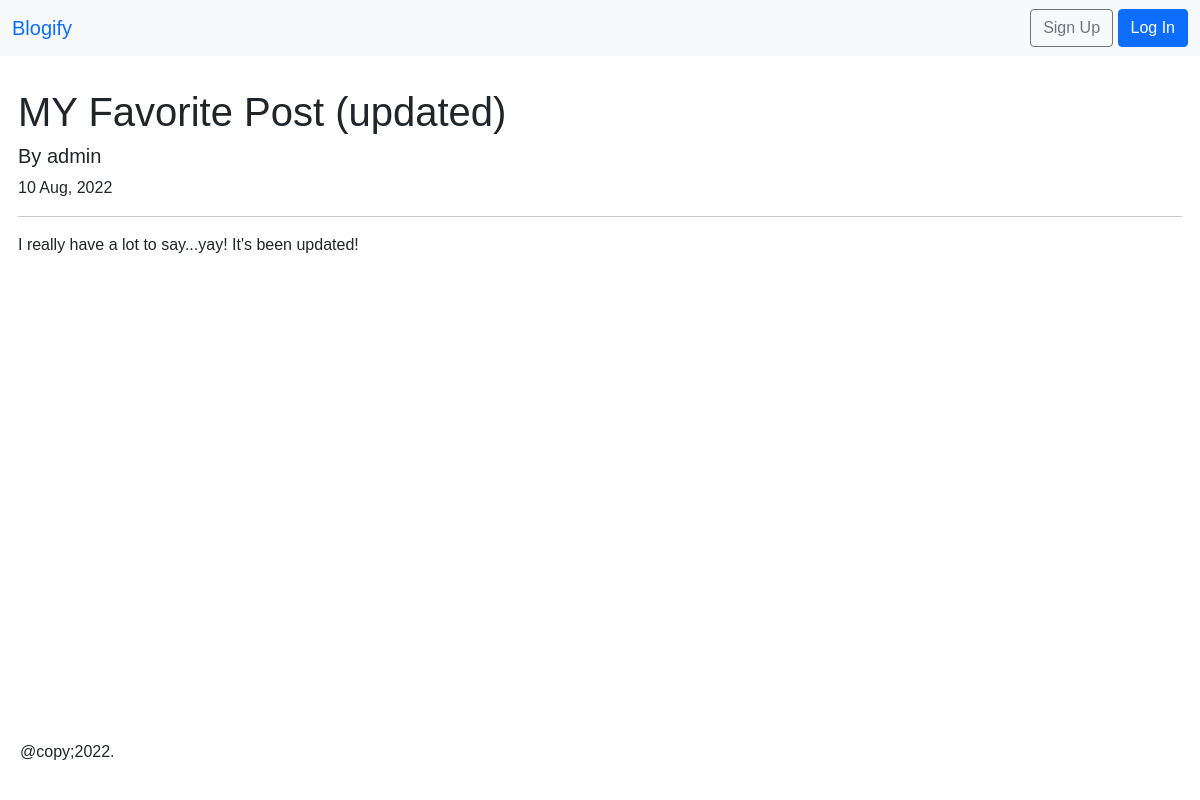
Screenshot of /posts/6/ with the database file from the repository.
### posts/models.py (models this page shows, shortened)
class Post(models.Model):
    STATUS_CHOICES = (
        ('draft', 'Draft'),
        ('published', 'Published'),
    )
    title = models.CharField(max_length=255)
    author = models.ForeignKey(
        get_user_model(),
        on_delete = models.CASCADE,
        related_name = 'posts'
    )
    body = models.TextField()
    publish = models.DateTimeField(default=timezone.now)
    created = models.DateTimeField(auto_now_add=True)
    updated = models.DateTimeField(auto_now=True)
    status = models.CharField(
        max_length=10,
        choices=STATUS_CHOICES,
        default='draft'
    )
    slug = models.SlugField(
        max_length=255,
        blank=True,
        null= True
    )
    class Meta:
        ordering = ('-publish',)

### users/models.py (models this page shows)
class CustomUser(AbstractUser):
    pass

### posts/views.py (the view)
# urls.py: path('<int:pk>/', PostDetailView.as_view(), name='post_detail'),
class PostDetailView(DetailView):
    model = Post
    template_name = 'blog/post_detail.html'
    context_object_name = 'post'

### templates/blog/post_detail.html (shortened to what this page needs)
{% extends '_base.html' %}
{% block content %}
    <h1>{{ post.title }}</h1>
    <h5>By {{ post.author }}</h5>
    <p>{{ post.publish|date:"d M, Y" }}</p>
    <hr />
    <p>{{ post.body }}</p>
{% endblock content %}

### static/css/base.css (style rules this page uses)
*, body { margin: 0; padding: 0; box-sizing: border-box; }
body { font-family: 'Lucida Sans', 'Lucida Sans Regular', 'Lucida Grande', 'Lucida Sans Unicode', Geneva, Verdana, sans-serif; }

### rows the page displays
Post: title "MY Favorite Post (updated)", author "admin", publish "10 Aug, 2022", body "I really have a lot to say...yay! It's been updated!"
